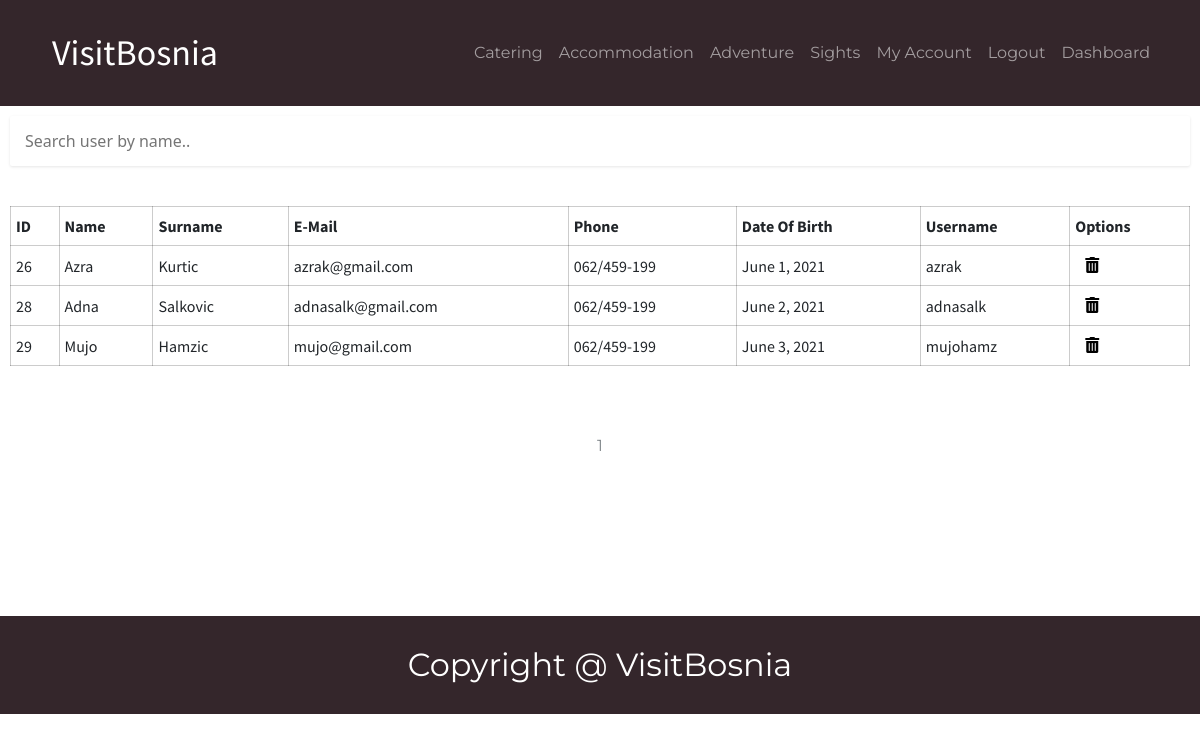
/Users/users.php (signed in), run on the app's committed database.
### tables this page shows
CREATE TABLE `type` (
  `tid` int(11) NOT NULL,
  `name` varchar(255) NOT NULL,
  `supertype` int(11) DEFAULT NULL,
  `picture` varchar(255) DEFAULT NULL
);

CREATE TABLE `user` (
  `uid` int(11) NOT NULL,
  `name` varchar(100) NOT NULL,
  `surname` varchar(100) NOT NULL,
  `email` varchar(255) NOT NULL,
  `phone` varchar(20) DEFAULT NULL,
  `dob` date NOT NULL,
  `image` varchar(255) DEFAULT NULL,
  `gender` varchar(6) DEFAULT NULL,
  `username` varchar(30) NOT NULL,
  `active` bit(1) NOT NULL DEFAULT b'1',
  `password` varchar(50) NOT NULL,
  `city` int(11) NOT NULL,
  `admin` bit(1) NOT NULL DEFAULT b'0',
  `startdate` date DEFAULT NULL
);

### Users/users.php (the view, shortened to what this page needs)
<?php
require("../dbase.php");
$page = $_GET['page'] ?? 1;
$queryObjects = mysqli_query($conn, "SELECT * FROM user WHERE active = 1");
$numOfObjects = mysqli_num_rows($queryObjects);
$objectsPerPage = 15;
$pages = ceil($numOfObjects / $objectsPerPage);
$offset = ($page - 1) * $objectsPerPage;
if ($_POST){
    $usersResult = mysqli_query($conn,"SELECT uid, name, surname, dob, email, phone, username FROM user WHERE name LIKE '%{$input}%' LIMIT {$offset}, {$objectsPerPage} ");
} else {
    $usersResult = mysqli_query($conn, "SELECT uid, name, surname, dob, email, phone, username FROM user WHERE active = 1 LIMIT {$offset}, {$objectsPerPage}");
}
?>
<!doctype html>
<html lang="en">
<head>
    <?php include("../Includes/head.php") ?>
    <link rel="stylesheet" href="../Includes/dashboard.css">
    <link rel="stylesheet" href="../Includes/header.css" type="text/css">
    <link rel="stylesheet" href="../Includes/footer.css" type="text/css">
</head>
<body>
<div id="hdr">
    <?php include("../Includes/header.php"); ?>
</div>
<div class="wrapper">
    <div class="second-nav">
        <form action="" method="POST">
            <input name="search" class="search-bar" type="text" placeholder="Search user by name..">
        </form>
    </div>
    <div class="responsive-table">
        <table>
            <tr>
                <th>ID</th>
                <th>Name</th>
                <th>Surname</th>
                <th>E-Mail</th>
                <th>Phone</th>
                <th>Date Of Birth</th>
                <th>Username</th>
                <th colspan="2">Options</th>
            </tr>
            <?php while ($row = mysqli_fetch_assoc($usersResult)): ?>
                <tr>
                    <td><?= $row['uid'] ?></td>
                    <td><?= $row['name'] ?></td>
                    <td><?= $row['surname'] ?></td>
                    <td><?= $row['email'] ?></td>
                    <td><?= $row['phone'] ?></td>
                    <td><?= date('F j, Y',strtotime($row['dob'])); ?></td>
                    <td><?= $row['username'] ?></td>
                    <td><a href="delete.php?id=<?= $row['uid'] ?>" class="icon"><i class="fas fa-trash-alt"></i></a></td>
                </tr>
            <?php endwhile; ?>
        </table>
    </div>
    <div class="pagination">
        <?php for ($i=0 ; $i<$pages ; $i++) :?>
            <a href="users.php?page=<?= $i+1 ?>"><?= $i+1 ?></a>
        <?php endfor; ?>
    </div>
</div>
<?php include("../Includes/footer.php");?>
</body>
</html>

### Includes/header.php (shortened to what this page needs)
<?php
$conn = mysqli_connect('localhost', 'root', '', 'visitbosnia');
$mainCategories = mysqli_query($conn, "SELECT t.tid,t.name FROM type t WHERE t.supertype IS NULL");
?>
<nav class="navbar navbar-expand-lg navbar-dark">
   <div class="container">
       <a class="navbar-brand" href="../Citypage/citypage.php">VisitBosnia</a>
       <div class="collapse navbar-collapse" id="navbarSupportedContent">
           <ul class="navbar-nav mr-auto">
               <?php while ($row = mysqli_fetch_assoc($mainCategories)): ?>
                   <li class="nav-item"><a class="nav-link" href="../Category/category.php?category=<?= $row['tid'] ?>"><?= $row['name'] ?></a></li>
               <?php endwhile; ?>
               <?php if (isset($_SESSION['auth'])): ?>
                   <li class="nav-item"><a class="nav-link" href="../Profile/profile.php">My Account</a></li>
                   <li class="nav-item"><a class="nav-link" href="../logout.php">Logout</a></li>
               <?php endif; ?>
               <?php if (isset($_SESSION['admin']) && $_SESSION['admin'] == 1): ?>
                   <li class="nav-item"><a class="nav-link" href="../Dashboard/dashboard.php">Dashboard</a></li>
               <?php endif; ?>
           </ul>
       </div>
   </div>
</nav>

### Includes/dashboard.css (style rules this page uses)
* { margin: 0; padding: 0; box-sizing: border-box; }
#hdr { background-color: #34262B; }
.wrapper { width: 1500px; margin: 0 auto; }
.responsive-table { overflow: auto; }
.second-nav { margin: 30px 0; }
form { display: inline; }
.search-bar { background: #FFFFFF; width: 90%; height: 50px; box-shadow: 0 1px 3px rgba(0, 0, 0, 0.1); border-radius: 2px; border: none; padding: 15px; }
td, th { padding: 7px 5px; }
table { margin: 30px 0; width: 100%; }
table, td, th { border: 1px solid rgba(0,0,0,0.2); border-collapse: collapse; font-family: "Source Sans Pro", sans-serif; }
.icon { color: #000000; }
.pagination a { color: rgba(46, 57, 63, 0.6); padding: 8px 16px; border: 3px black; text-decoration: none; transition: background-color .3s; }
.pagination { display: flex; align-items: center; justify-content: center; width: 100%; margin: 30px 0; }
@media (max-width: 1500px) { .wrapper, .search-bar { width: 100%; } }
@media (max-width: 1500px) { .responsive-table, .second-nav { margin: 10px; } }

### Includes/header.css (style rules this page uses)
.navbar-brand { font-family: "Source Sans Pro", sans-serif; color: #fff; text-decoration: none; font-size: 36px; }
.container { margin: 13px auto; }
.navbar-collapse { flex-grow: 0; margin: 0; text-align: center; }
a { font-family: "Montserrat", sans-serif; text-decoration: none; color: #fff; padding: 10px; margin: 0; }

### Users/users.php (style rules this page uses)
.search-bar { width: 100%; }

### data on the page
type: name "Catering"
type: name "Accommodation"
type: name "Adventure"
type: name "Sights"
user: uid "26", name "Azra", surname "Kurtic", email "azrak@gmail.com", phone "062/459-199", dob "June 1, 2021", username "azrak"
user: uid "28", name "Adna", surname "Salkovic", email "adnasalk@gmail.com", phone "062/459-199", dob "June 2, 2021", username "adnasalk"
user: uid "29", name "Mujo", surname "Hamzic", email "mujo@gmail.com", phone "062/459-199", dob "June 3, 2021", username "mujohamz"
